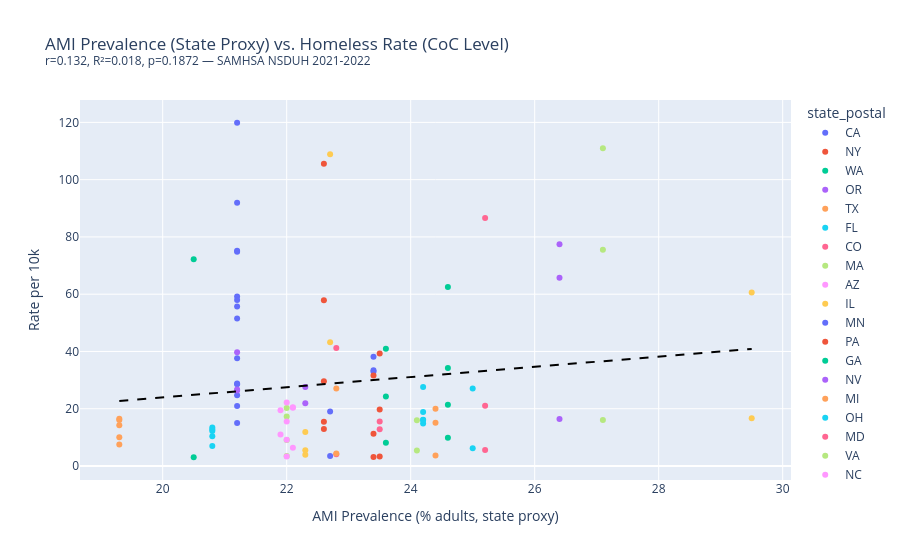

Notebook source saved alongside this figure:
### Code cell
slope, intercept, r, p, se = stats.linregress(df['ami_pct'], df['homeless_rate_per_10k'])
r2 = r ** 2
print(f'Any Mental Illness (AMI) vs rate: r={r:.3f}, R²={r2:.3f}, p={p:.4f}')

x_range = [df['ami_pct'].min(), df['ami_pct'].max()]
y_range = [slope * x + intercept for x in x_range]

fig = px.scatter(
    df, x='ami_pct', y='homeless_rate_per_10k', color='state_postal',
    hover_name='coc_name',
    title=f'AMI Prevalence (State Proxy) vs. Homeless Rate (CoC Level)<br><sup>r={r:.3f}, R²={r2:.3f}, p={p:.4f} — SAMHSA NSDUH 2021-2022</sup>',
    labels={'ami_pct': 'AMI Prevalence (% adults, state proxy)', 'homeless_rate_per_10k': 'Rate per 10k'},
)
fig.add_trace(go.Scatter(x=x_range, y=y_range, mode='lines', name='Regression', line=dict(color='black', dash='dash'), showlegend=False))
fig.show()

### Figure 1 — Plotly figure (JSON) as saved in the notebook; plotly's stock layout.template omitted (floating-point values rounded to 4 significant figures)
{"data": [{"hovertemplate": "<b>%{hovertext}</b><br><br>state_postal=CA<br>AMI Prevalence (% adults, state proxy)=%{x}<br>Rate per 10k=%{y}<extra></extra>", "hovertext": ["Los Angeles City & County CoC", "San Diego City & County CoC", "Sacramento City & County CoC", "Oakland, Berkeley/Alameda County CoC", "San Francisco CoC", "Fresno City & County CoC", "Pasadena CoC", "Humboldt County CoC", "Contra Costa County CoC", "Yolo County CoC", "Long Beach CoC", "Glendale CoC", "San Jose/Santa Clara City & County CoC", "Riverside City & County CoC"], "legendgroup": "CA", "marker": {"color": "#636efa", "symbol": "circle"}, "mode": "markers", "name": "CA", "orientation": "v", "showlegend": true, "type": "scatter", "x": [21.2, 21.2, 21.2, 21.2, 21.2, 21.2, 21.2, 21.2, 21.2, 21.2, 21.2, 21.2, 21.2, 21.2], "xaxis": "x", "y": [75.21, 28.83, 59.17, 57.94, 91.94, 28.55, 74.84, 119.9, 20.96, 37.61, 55.7, 24.73, 51.51, 15.04], "yaxis": "y"}, {"hovertemplate": "<b>%{hovertext}</b><br><br>state_postal=NY<br>AMI Prevalence (% adults, state proxy)=%{x}<br>Rate per 10k=%{y}<extra></extra>", "hovertext": ["New York City CoC", "Syracuse, Auburn/Onondaga, Oswego Counties CoC", "Nassau, Suffolk Counties CoC", "Rockland County CoC", "Schenectady City & County CoC"], "legendgroup": "NY", "marker": {"color": "#EF553B", "symbol": "circle"}, "mode": "markers", "name": "NY", "orientation": "v", "showlegend": true, "type": "scatter", "x": [22.6, 22.6, 22.6, 22.6, 22.6], "xaxis": "x", "y": [105.6, 29.6, 12.9, 15.43, 57.88], "yaxis": "y"}, {"hovertemplate": "<b>%{hovertext}</b><br><br>state_postal=WA<br>AMI Prevalence (% adults, state proxy)=%{x}<br>Rate per 10k=%{y}<extra></extra>", "hovertext": ["Seattle/King County CoC", "Washington Balance of State CoC", "Spokane City & County CoC", "Tacoma/Lakewood/Pierce County CoC"], "legendgroup": "WA", "marker": {"color": "#00cc96", "symbol": "circle"}, "mode": "markers", "name": "WA", "orientation": "v", "showlegend": true, "type": "scatter", "x": [24.6, 24.6, 24.6, 24.6], "xaxis": "x", "y": [62.52, 9.84, 34.26, 21.37], "yaxis": "y"}, {"hovertemplate": "<b>%{hovertext}</b><br><br>state_postal=OR<br>AMI Prevalence (% adults, state proxy)=%{x}<br>Rate per 10k=%{y}<extra></extra>", "hovertext": ["Portland/Multnomah County CoC", "Oregon Balance of State CoC", "Medford/Ashland/Jackson County CoC"], "legendgroup": "OR", "marker": {"color": "#ab63fa", "symbol": "circle"}, "mode": "markers", "name": "OR", "orientation": "v", "showlegend": true, "type": "scatter", "x": [26.4, 26.4, 26.4], "xaxis": "x", "y": [77.47, 16.41, 65.72], "yaxis": "y"}, {"hovertemplate": "<b>%{hovertext}</b><br><br>state_postal=TX<br>AMI Prevalence (% adults, state proxy)=%{x}<br>Rate per 10k=%{y}<extra></extra>", "hovertext": ["Houston/Harris County CoC", "Dallas City & County CoC", "Fort Worth/Arlington/Tarrant County CoC", "Austin/Travis County CoC", "Waco/McLennan County CoC"], "legendgroup": "TX", "marker": {"color": "#FFA15A", "symbol": "circle"}, "mode": "markers", "name": "TX", "orientation": "v", "showlegend": true, "type": "scatter", "x": [19.3, 19.3, 19.3, 19.3, 19.3], "xaxis": "x", "y": [10.02, 16.11, 7.49, 14.26, 16.49], "yaxis": "y"}, {"hovertemplate": "<b>%{hovertext}</b><br><br>state_postal=FL<br>AMI Prevalence (% adults, state proxy)=%{x}<br>Rate per 10k=%{y}<extra></extra>", "hovertext": ["Sarasota/Bradenton/Manatee, Sarasota Counties CoC", "Tampa/Hillsborough County CoC", "Orlando/Orange, Osceola, Seminole Counties CoC", "Pasco County CoC", "Miami/Dade County CoC"], "legendgroup": "FL", "marker": {"color": "#19d3f3", "symbol": "circle"}, "mode": "markers", "name": "FL", "orientation": "v", "showlegend": true, "type": "scatter", "x": [20.8, 20.8, 20.8, 20.8, 20.8], "xaxis": "x", "y": [13.46, 12.21, 7.03, 10.39, 12.78], "yaxis": "y"}, {"hovertemplate": "<b>%{hovertext}</b><br><br>state_postal=CO<br>AMI Prevalence (% adults, state proxy)=%{x}<br>Rate per 10k=%{y}<extra></extra>", "hovertext": ["Metropolitan Denver CoC", "Colorado Balance of State CoC", "Colorado Springs/El Paso County CoC"], "legendgroup": "CO", "marker": {"color": "#FF6692", "symbol": "circle"}, "mode": "markers", "name": "CO", "orientation": "v", "showlegend": true, "type": "scatter", "x": [25.2, 25.2, 25.2], "xaxis": "x", "y": [86.62, 5.61, 21.06], "yaxis": "y"}, {"hovertemplate": "<b>%{hovertext}</b><br><br>state_postal=MA<br>AMI Prevalence (% adults, state proxy)=%{x}<br>Rate per 10k=%{y}<extra></extra>", "hovertext": ["Boston CoC", "Massachusetts Balance of State CoC", "Lynn CoC"], "legendgroup": "MA", "marker": {"color": "#B6E880", "symbol": "circle"}, "mode": "markers", "name": "MA", "orientation": "v", "showlegend": true, "type": "scatter", "x": [27.1, 27.1, 27.1], "xaxis": "x", "y": [111.0, 16.1, 75.5], "yaxis": "y"}, {"hovertemplate": "<b>%{hovertext}</b><br><br>state_postal=AZ<br>AMI Prevalence (% adults, state proxy)=%{x}<br>Rate per 10k=%{y}<extra></extra>", "hovertext": ["Phoenix/Mesa/Maricopa County CoC", "Arizona Balance of State CoC", "Tucson/Pima County CoC"], "legendgroup": "AZ", "marker": {"color": "#FF97FF", "symbol": "circle"}, "mode": "markers", "name": "AZ", "orientation": "v", "showlegend": true, "type": "scatter", "x": [22.1, 22.1, 22.1], "xaxis": "x", "y": [20.36, 6.38, 20.5], "yaxis": "y"}, {"hovertemplate": "<b>%{hovertext}</b><br><br>state_postal=IL<br>AMI Prevalence (% adults, state proxy)=%{x}<br>Rate per 10k=%{y}<extra></extra>", "hovertext": ["Chicago CoC", "Illinois Balance of State CoC", "DuPage County CoC"], "legendgroup": "IL", "marker": {"color": "#FECB52", "symbol": "circle"}, "mode": "markers", "name": "IL", "orientation": "v", "showlegend": true, "type": "scatter", "x": [22.3, 22.3, 22.3], "xaxis": "x", "y": [11.92, 3.95, 5.5], "yaxis": "y"}, {"hovertemplate": "<b>%{hovertext}</b><br><br>state_postal=MN<br>AMI Prevalence (% adults, state proxy)=%{x}<br>Rate per 10k=%{y}<extra></extra>", "hovertext": ["Minneapolis/Hennepin County CoC", "Saint Paul/Ramsey County CoC", "Rochester/Southeast Minnesota CoC"], "legendgroup": "MN", "marker": {"color": "#636efa", "symbol": "circle"}, "mode": "markers", "name": "MN", "orientation": "v", "showlegend": true, "type": "scatter", "x": [23.4, 23.4, 23.4], "xaxis": "x", "y": [38.17, 33.47, 32.93], "yaxis": "y"}, {"hovertemplate": "<b>%{hovertext}</b><br><br>state_postal=PA<br>AMI Prevalence (% adults, state proxy)=%{x}<br>Rate per 10k=%{y}<extra></extra>", "hovertext": ["Philadelphia CoC", "Pittsburgh/Allegheny County CoC", "Pennsylvania Balance of State CoC"], "legendgroup": "PA", "marker": {"color": "#EF553B", "symbol": "circle"}, "mode": "markers", "name": "PA", "orientation": "v", "showlegend": true, "type": "scatter", "x": [23.4, 23.4, 23.4], "xaxis": "x", "y": [31.58, 11.31, 3.18], "yaxis": "y"}, {"hovertemplate": "<b>%{hovertext}</b><br><br>state_postal=GA<br>AMI Prevalence (% adults, state proxy)=%{x}<br>Rate per 10k=%{y}<extra></extra>", "hovertext": ["Atlanta CoC", "Georgia Balance of State CoC"], "legendgroup": "GA", "marker": {"color": "#00cc96", "symbol": "circle"}, "mode": "markers", "name": "GA", "orientation": "v", "showlegend": true, "type": "scatter", "x": [20.5, 20.5], "xaxis": "x", "y": [72.22, 3.06], "yaxis": "y"}, {"hovertemplate": "<b>%{hovertext}</b><br><br>state_postal=NV<br>AMI Prevalence (% adults, state proxy)=%{x}<br>Rate per 10k=%{y}<extra></extra>", "hovertext": ["Las Vegas/Clark County CoC", "Reno/Sparks/Washoe County CoC"], "legendgroup": "NV", "marker": {"color": "#ab63fa", "symbol": "circle"}, "mode": "markers", "name": "NV", "orientation": "v", "showlegend": true, "type": "scatter", "x": [22.3, 22.3], "xaxis": "x", "y": [27.63, 21.93], "yaxis": "y"}, {"hovertemplate": "<b>%{hovertext}</b><br><br>state_postal=MI<br>AMI Prevalence (% adults, state proxy)=%{x}<br>Rate per 10k=%{y}<extra></extra>", "hovertext": ["Detroit CoC", "Dearborn/Dearborn Heights/Westland/Wayne County CoC", "Flint/Genesee County CoC"], "legendgroup": "MI", "marker": {"color": "#FFA15A", "symbol": "circle"}, "mode": "markers", "name": "MI", "orientation": "v", "showlegend": true, "type": "scatter", "x": [24.4, 24.4, 24.4], "xaxis": "x", "y": [15.14, 3.64, 19.96], "yaxis": "y"}, {"hovertemplate": "<b>%{hovertext}</b><br><br>state_postal=OH<br>AMI Prevalence (% adults, state proxy)=%{x}<br>Rate per 10k=%{y}<extra></extra>", "hovertext": ["Cincinnati/Hamilton County CoC", "Toledo/Lucas County CoC", "Columbus/Franklin County CoC", "Youngstown/Mahoning County CoC", "Cleveland/Cuyahoga County CoC"], "legendgroup": "OH", "marker": {"color": "#19d3f3", "symbol": "circle"}, "mode": "markers", "name": "OH", "orientation": "v", "showlegend": true, "type": "scatter", "x": [24.2, 24.2, 24.2, 24.2, 24.2], "xaxis": "x", "y": [14.86, 18.85, 16.12, 27.62, 16.08], "yaxis": "y"}, {"hovertemplate": "<b>%{hovertext}</b><br><br>state_postal=MD<br>AMI Prevalence (% adults, state proxy)=%{x}<br>Rate per 10k=%{y}<extra></extra>", "hovertext": ["Baltimore CoC", "Maryland Balance of State CoC"], "legendgroup": "MD", "marker": {"color": "#FF6692", "symbol": "circle"}, "mode": "markers", "name": "MD", "orientation": "v", "showlegend": true, "type": "scatter", "x": [22.8, 22.8], "xaxis": "x", "y": [41.18, 4.15], "yaxis": "y"}, {"hovertemplate": "<b>%{hovertext}</b><br><br>state_postal=VA<br>AMI Prevalence (% adults, state proxy)=%{x}<br>Rate per 10k=%{y}<extra></extra>", "hovertext": ["Roanoke City & County/Salem CoC", "Newport News/Hampton/Virginia Beach CoC", "Arlington County CoC", "Virginia Balance of State CoC"], "legendgroup": "VA", "marker": {"color": "#B6E880", "symbol": "circle"}, "mode": "markers", "name": "VA", "orientation": "v", "showlegend": true, "type": "scatter", "x": [22.0, 22.0, 22.0, 22.0], "xaxis": "x", "y": [20.24, 9.08, 17.26, 3.5], "yaxis": "y"}, {"hovertemplate": "<b>%{hovertext}</b><br><br>state_postal=NC<br>AMI Prevalence (% adults, state proxy)=%{x}<br>Rate per 10k=%{y}<extra></extra>", "hovertext": ["Raleigh/Wake County CoC", "Charlotte/Mecklenburg County CoC", "Durham County CoC", "North Carolina Balance of State CoC"], "legendgroup": "NC", "marker": {"color": "#FF97FF", "symbol": "circle"}, "mode": "markers", "name": "NC", "orientation": "v", "showlegend": true, "type": "scatter", "x": [22.0, 22.0, 22.0, 22.0], "xaxis": "x", "y": [9.16, 15.54, 22.21, 3.32], "yaxis": "y"}, {"hovertemplate": "<b>%{hovertext}</b><br><br>state_postal=HI<br>AMI Prevalence (% adults, state proxy)=%{x}<br>Rate per 10k=%{y}<extra></extra>", "hovertext": ["Hawaii Balance of State CoC", "Honolulu CoC"], "legendgroup": "HI", "marker": {"color": "#FECB52", "symbol": "circle"}, "mode": "markers", "name": "HI", "orientation": "v", "showlegend": true, "type": "scatter", "x": [22.7, 22.7], "xaxis": "x", "y": [108.9, 43.22], "yaxis": "y"}, {"hovertemplate": "<b>%{hovertext}</b><br><br>state_postal=IN<br>AMI Prevalence (% adults, state proxy)=%{x}<br>Rate per 10k=%{y}<extra></extra>", "hovertext": ["Indianapolis CoC", "Indiana Balance of State CoC"], "legendgroup": "IN", "marker": {"color": "#636efa", "symbol": "circle"}, "mode": "markers", "name": "IN", "orientation": "v", "showlegend": true, "type": "scatter", "x": [22.7, 22.7], "xaxis": "x", "y": [19.01, 3.47], "yaxis": "y"}, {"hovertemplate": "<b>%{hovertext}</b><br><br>state_postal=TN<br>AMI Prevalence (% adults, state proxy)=%{x}<br>Rate per 10k=%{y}<extra></extra>", "hovertext": ["Nashville/Davidson County CoC", "Memphis/Shelby County CoC", "Tennessee Balance of State CoC"], "legendgroup": "TN", "marker": {"color": "#EF553B", "symbol": "circle"}, "mode": "markers", "name": "TN", "orientation": "v", "showlegend": true, "type": "scatter", "x": [23.5, 23.5, 23.5], "xaxis": "x", "y": [39.28, 19.73, 3.34], "yaxis": "y"}, {"hovertemplate": "<b>%{hovertext}</b><br><br>state_postal=MO<br>AMI Prevalence (% adults, state proxy)=%{x}<br>Rate per 10k=%{y}<extra></extra>", "hovertext": ["St. Louis City CoC", "St. Louis County CoC", "Kansas City CoC"], "legendgroup": "MO", "marker": {"color": "#00cc96", "symbol": "circle"}, "mode": "markers", "name": "MO", "orientation": "v", "showlegend": true, "type": "scatter", "x": [23.6, 23.6, 23.6], "xaxis": "x", "y": [40.92, 8.09, 24.29], "yaxis": "y"}, {"hovertemplate": "<b>%{hovertext}</b><br><br>state_postal=LA<br>AMI Prevalence (% adults, state proxy)=%{x}<br>Rate per 10k=%{y}<extra></extra>", "hovertext": ["Lafayette/Acadiana CoC", "New Orleans/Jefferson Parish CoC", "Monroe/Northeast Louisiana CoC"], "legendgroup": "LA", "marker": {"color": "#ab63fa", "symbol": "circle"}, "mode": "markers", "name": "LA", "orientation": "v", "showlegend": true, "type": "scatter", "x": [21.2, 21.2, 21.2], "xaxis": "x", "y": [26.41, 39.75, 26.7], "yaxis": "y"}, {"hovertemplate": "<b>%{hovertext}</b><br><br>state_postal=WI<br>AMI Prevalence (% adults, state proxy)=%{x}<br>Rate per 10k=%{y}<extra></extra>", "hovertext": ["Wisconsin Balance of State CoC", "Racine City & County CoC"], "legendgroup": "WI", "marker": {"color": "#FFA15A", "symbol": "circle"}, "mode": "markers", "name": "WI", "orientation": "v", "showlegend": true, "type": "scatter", "x": [22.8, 22.8], "xaxis": "x", "y": [4.41, 27.06], "yaxis": "y"}, {"hovertemplate": "<b>%{hovertext}</b><br><br>state_postal=NM<br>AMI Prevalence (% adults, state proxy)=%{x}<br>Rate per 10k=%{y}<extra></extra>", "hovertext": ["Albuquerque CoC", "New Mexico Balance of State CoC"], "legendgroup": "NM", "marker": {"color": "#19d3f3", "symbol": "circle"}, "mode": "markers", "name": "NM", "orientation": "v", "showlegend": true, "type": "scatter", "x": [25.0, 25.0], "xaxis": "x", "y": [27.06, 6.19], "yaxis": "y"}, {"hovertemplate": "<b>%{hovertext}</b><br><br>state_postal=OK<br>AMI Prevalence (% adults, state proxy)=%{x}<br>Rate per 10k=%{y}<extra></extra>", "hovertext": ["Oklahoma City CoC", "Tulsa City & County CoC"], "legendgroup": "OK", "marker": {"color": "#FF6692", "symbol": "circle"}, "mode": "markers", "name": "OK", "orientation": "v", "showlegend": true, "type": "scatter", "x": [23.5, 23.5], "xaxis": "x", "y": [15.51, 12.85], "yaxis": "y"}, {"hovertemplate": "<b>%{hovertext}</b><br><br>state_postal=KY<br>AMI Prevalence (% adults, state proxy)=%{x}<br>Rate per 10k=%{y}<extra></extra>", "hovertext": ["Louisville/Jefferson County CoC", "Kentucky Balance of State CoC"], "legendgroup": "KY", "marker": {"color": "#B6E880", "symbol": "circle"}, "mode": "markers", "name": "KY", "orientation": "v", "showlegend": true, "type": "scatter", "x": [24.1, 24.1], "xaxis": "x", "y": [15.94, 5.44], "yaxis": "y"}, {"hovertemplate": "<b>%{hovertext}</b><br><br>state_postal=SC<br>AMI Prevalence (% adults, state proxy)=%{x}<br>Rate per 10k=%{y}<extra></extra>", "hovertext": ["Columbia/Midlands CoC", "Greenville/Anderson/Spartanburg CoC"], "legendgroup": "SC", "marker": {"color": "#FF97FF", "symbol": "circle"}, "mode": "markers", "name": "SC", "orientation": "v", "showlegend": true, "type": "scatter", "x": [21.9, 21.9], "xaxis": "x", "y": [19.51, 11.0], "yaxis": "y"}, {"hovertemplate": "<b>%{hovertext}</b><br><br>state_postal=ME<br>AMI Prevalence (% adults, state proxy)=%{x}<br>Rate per 10k=%{y}<extra></extra>", "hovertext": ["Maine Balance of State CoC", "Bangor/Penobscot County CoC"], "legendgroup": "ME", "marker": {"color": "#FECB52", "symbol": "circle"}, "mode": "markers", "name": "ME", "orientation": "v", "showlegend": true, "type": "scatter", "x": [29.5, 29.5], "xaxis": "x", "y": [16.7, 60.62], "yaxis": "y"}, {"line": {"color": "black", "dash": "dash"}, "mode": "lines", "name": "Regression", "showlegend": false, "type": "scatter", "x": [19.3, 29.5], "y": [22.71, 40.88]}], "layout": {"legend": {"title": {"text": "state_postal"}, "tracegroupgap": 0}, "title": {"text": "AMI Prevalence (State Proxy) vs. Homeless Rate (CoC Level)<br><sup>r=0.132, R²=0.018, p=0.1872 — SAMHSA NSDUH 2021-2022</sup>"}, "xaxis": {"anchor": "y", "domain": [0.0, 1.0], "title": {"text": "AMI Prevalence (% adults, state proxy)"}}, "yaxis": {"anchor": "x", "domain": [0.0, 1.0], "title": {"text": "Rate per 10k"}}}}
